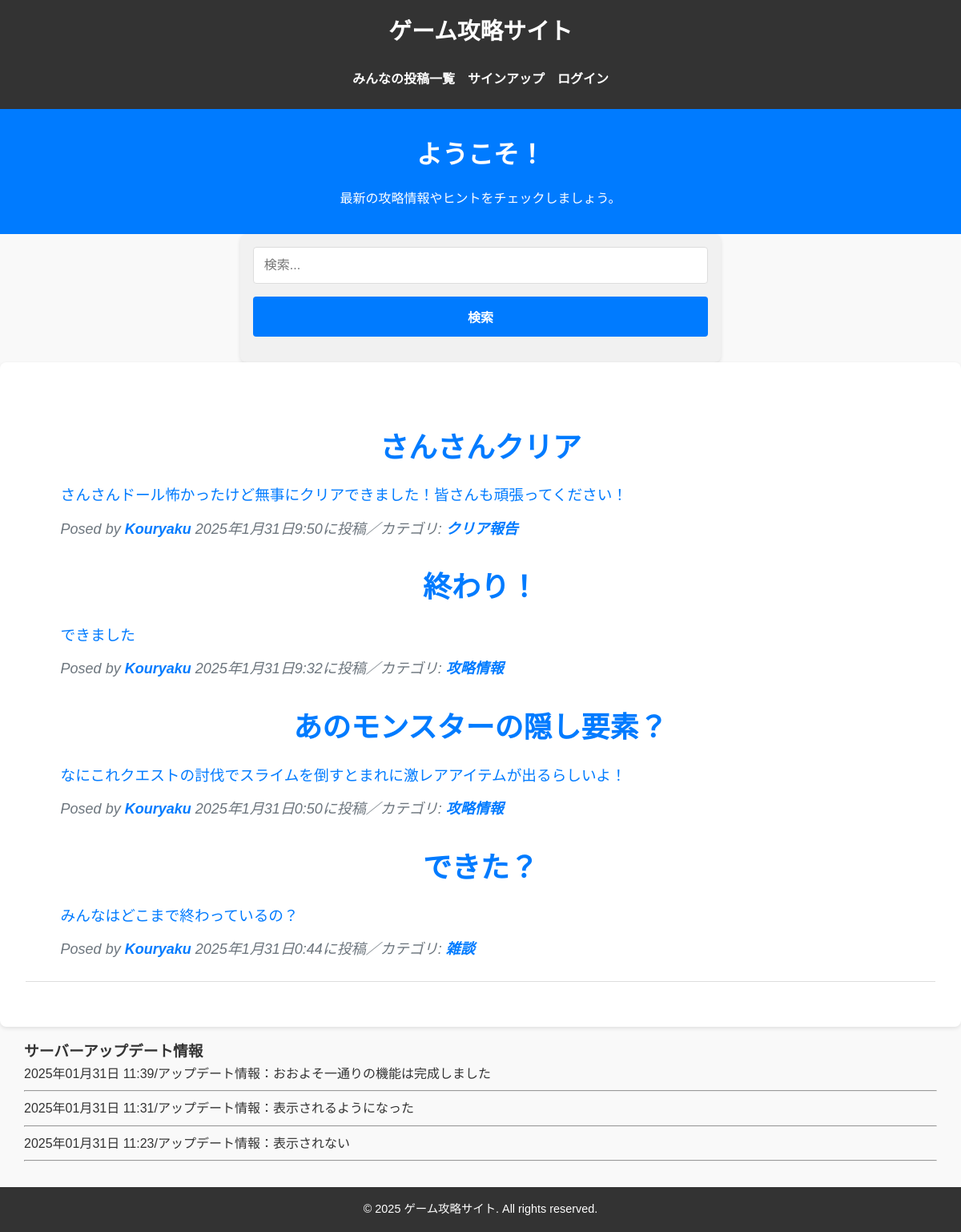
The page / on the database its author committed.
### kouryakuapp/models.py (models this page shows, shortened)
class KouryakuPost(models.Model):
    title = models.CharField(
        verbose_name='タイトル',
        max_length=200
        )
    content = models.TextField(
        verbose_name='本文'
        )
    user = models.ForeignKey(
        CustomUser,
        on_delete=models.PROTECT,
        related_name='voice_user'
        )
    posted_at = models.DateTimeField(
        verbose_name = '投稿日時',
        auto_now_add=True
        )
    category = models.ForeignKey(
        Category,
        verbose_name='カテゴリ',
        on_delete=models.PROTECT
        )
    like_num = models.IntegerField(
        default=0
        )
    class Meta:
        ordering = ['-posted_at']

class Category(models.Model):
    title = models.CharField(
        verbose_name='カテゴリ',
        max_length=20
    )
    def __str__ (self):
        return self.title

class AdminUpdate(models.Model):
    info = models.TextField(
        verbose_name='アップデート情報'
    )
    info_at = models.DateTimeField(
        verbose_name='更新日',
        auto_now_add=True
    )

### kouryakuapp/views.py (the view)
# urls.py: path('', views.IndexView.as_view(), name='index'),
class IndexView(ListView):
    model = KouryakuPost
    template_name = "index.html"
    context_object_name = "orderby_records"
    def get_context_data(self, **kwargs):
        context = super().get_context_data(**kwargs)
        context["updates"] = AdminUpdate.objects.order_by("-info_at")[:5]  # 最新5件を取得
        return context

### kouryakuapp/templates/index.html (shortened to what this page needs)
{% extends 'base.html' %}
{% load static %}
{% block header %}
<div class="container">
    <h1>ゲーム攻略サイト</h1>
    <nav>
        <ul>
            <li><a href="{% url 'kouryakuapp:index' %}">みんなの投稿一覧</a></li>
            {% if user.is_authenticated %}
            <li><a href="{% url 'kouryakuapp:mypage' %}">マイページ</a></li>
            <li><a href="{% url 'kouryakuapp:post' %}">投稿</a></li>
            <li><a href="{% url 'password_reset' %}">パスワードリセット</a></li>
            <li><a href="{% url 'accounts:logout' %}">ログアウト</a></li>
            {% else %}
            <li><a href="{% url 'accounts:signup' %}">サインアップ</a></li>
            <li><a href="{% url 'accounts:login' %}">ログイン</a></li>
            {% endif %}
        </ul>
    </nav>
</div>
{% endblock %}
{% block upper %}
<section id="home" class="hero">
    <h2>ようこそ！</h2>
    <p>最新の攻略情報やヒントをチェックしましょう。</p>
</section>
<form action="{% url 'kouryakuapp:post_search' %}" method="GET" class="d-flex">
            <input type="text" name="q" placeholder="検索..." class="form-control me-2">
            <button type="submit" class="btn btn-primary">検索</button>
        </form>
{% endblock %}
{% block contents %}
<div class="container px-4 px-lg-5">
    <div class="row gx-4 gx-lg-5 justify-content-center">
        <div class="col-md-10 col-lg-8 col-xl-7">
            {% for record in object_list %}
            <div class="post-preview">
                <a href="{% url 'kouryakuapp:detail' record.id %}">
                    <h2 class="post-title">
                        {{record.title}}
                    </h2>
                    <h3 class="post-subtitle">
                        <span style="font-size : 14pt">
                            {{record.content|truncatechars:50}}
                        </span>
                    </h3>
                </a>
                <p class="post-meta">
                    Posed by
                    <a href="{% url 'kouryakuapp:index' %}">Kouryaku</a>
                    {{record.posted_at}}に投稿／カテゴリ:
                    <a href="{% url 'kouryakuapp:kouryakus_cat' category=record.category.id %}">{{record.category}}</a>
                </p>
            </div>
            {% empty %}
            <p>投稿がありません</p>
            <hr class="my-4" />
            {% endfor %}
        </div>
    </div>
</div>
{% endblock %}
{% block under %}
{% include 'admin_update_list.html' %}
{% endblock %}

### kouryakuapp/templates/base.html (shortened to what this page needs)
{% load static %}
<!DOCTYPE html>
<html lang="ja">
<head>
    <link href="{% static 'css/styles.css' %}"" rel="stylesheet" />
</head>
<body>
    <header>
        {% block header %}{% endblock %}
    </header>
    <main>
        {% block upper %}{% endblock %}
        <section id="guides" class="content">
            <article class="guide">
                {% block contents %}{% endblock %}
            </article>
        </section>
        {% block under %}{% endblock %}
    </main>
    <footer>
        <div class="container">
            <p>&copy; 2025 ゲーム攻略サイト. All rights reserved.</p>
        </div>
    </footer>
</body>
</html>

### kouryakuapp/templates/admin_update_list.html
<div class="container">
    <h3>サーバーアップデート情報</h3>
    {% for update in updates %}
        <div class="update-entry">
            <p>{{ update.info_at|date:"Y年m月d日 H:i" }}/アップデート情報：{{ update.info}}</p>
            <hr>
        </div>
    {% empty %}
        <p>アップデート情報はありません。</p>
    {% endfor %}
</div>

### static/css/styles.css (style rules this page uses)
body, h1, h2, h3, p, ul, li, a, form, input, textarea, button { margin: 0; padding: 0; box-sizing: border-box; }
body { font-family: 'Arial', sans-serif; line-height: 1.6; color: #333; background-color: #f9f9f9; }
.container { width: 90%; max-width: 1200px; margin: 0 auto; }
header { background: #333; color: #fff; padding: 1em 0; }
header h1 { text-align: center; font-size: 2em; }
nav ul { display: flex; justify-content: center; list-style: none; margin-top: 1em; }
nav ul li { margin: 0 1em; }
nav ul li a { color: #fff; text-decoration: none; font-weight: bold; }
.hero { text-align: center; padding: 2em 0; background: #007BFF; color: #fff; }
.hero h2 { font-size: 2.5em; margin-bottom: 0.5em; }
.hero p { font-size: 1.2em; }
.content { padding: 2em 0; background: #fff; margin-bottom: 1em; border-radius: 8px; box-shadow: 0 2px 5px rgba(0, 0, 0, 0.1); }
.content h2 { margin-bottom: 1em; text-align: center; }
.guide { margin-bottom: 1.5em; padding: 1em; border-bottom: 1px solid #ddd; }
.guide h3 { font-size: 1.5em; margin-bottom: 0.5em; }
.guide p { margin-bottom: 0.5em; }
.guide a { color: #007BFF; text-decoration: none; font-weight: bold; }
footer { text-align: center; background: #333; color: #fff; padding: 1em 0; margin-top: 2em; }
footer p { font-size: 0.9em; }
form { max-width: 600px; margin: 0 auto; padding: 1em; background: #f1f1f1; border-radius: 8px; box-shadow: 0 2px 5px rgba(0, 0, 0, 0.1); }
form input, form textarea, form button { width: 100%; padding: 0.8em; margin-bottom: 1em; border: 1px solid #ddd; border-radius: 4px; }
form button { background: #007BFF; color: #fff; font-weight: bold; border: none; cursor: pointer; }
.post-preview > a { color: #212529; }
.post-preview > a > .post-title { font-size: 1.875rem; margin-top: 1.875rem; margin-bottom: 0.625rem; }
.post-preview > a > .post-subtitle { font-weight: 300; margin-bottom: 0.625rem; }
.post-preview > .post-meta { font-size: 1.125rem; font-style: italic; margin-top: 0; color: #6c757d; }
.post-preview > .post-meta > a { text-decoration: none; }
@media (min-width: 992px) { .post-preview > a > .post-title { font-size: 2.25rem; } }
.justify-content-center { justify-content: center !important; }
.container { width: 95%; max-width: 1200px; margin: 0 auto; padding: 0 1rem; }
header { background: #333; color: #fff; padding: 1em 0; text-align: center; }
header h1 { font-size: 1.8rem; }
nav ul { display: flex; justify-content: center; list-style: none; flex-wrap: wrap; padding: 0; }
nav ul li { margin: 0.5em; }
nav ul li a { color: #fff; text-decoration: none; font-weight: bold; font-size: 1rem; }
.hero { text-align: center; padding: 2em 1em; background: #007BFF; color: #fff; }
.hero h2 { font-size: 2rem; margin-bottom: 0.5em; }
.hero p { font-size: 1rem; }
.content { padding: 2em; background: #fff; margin-bottom: 1em; border-radius: 8px; box-shadow: 0 2px 5px rgba(0, 0, 0, 0.1); }
.guide h3 { font-size: 1.5rem; margin-bottom: 0.5em; }
.guide p { font-size: 1rem; margin-bottom: 0.5em; }
form input, form textarea, form button { width: 100%; padding: 0.8em; margin-bottom: 1em; border: 1px solid #ddd; border-radius: 4px; font-size: 1rem; }
form button { background: #007BFF; color: #fff; font-weight: bold; border: none; cursor: pointer; padding: 0.8em; }

### rows shown on the page
KouryakuPost: title "さんさんクリア", content "さんさんドール怖かったけど無事にクリアできました！皆さんも頑張ってください！", posted_at "2025年1月31日9:50", category "クリア報告"
KouryakuPost: title "終わり！", content "できました", posted_at "2025年1月31日9:32", category "攻略情報"
KouryakuPost: title "あのモンスターの隠し要素？", content "なにこれクエストの討伐でスライムを倒すとまれに激レアアイテムが出るらしいよ！", posted_at "2025年1月31日0:50", category "攻略情報"
KouryakuPost: title "できた？", content "みんなはどこまで終わっているの？", posted_at "2025年1月31日0:44", category "雑談"
AdminUpdate: info_at "2025年01月31日 11:39", info "おおよそ一通りの機能は完成しました"
AdminUpdate: info_at "2025年01月31日 11:31", info "表示されるようになった"
AdminUpdate: info_at "2025年01月31日 11:23", info "表示されない"
